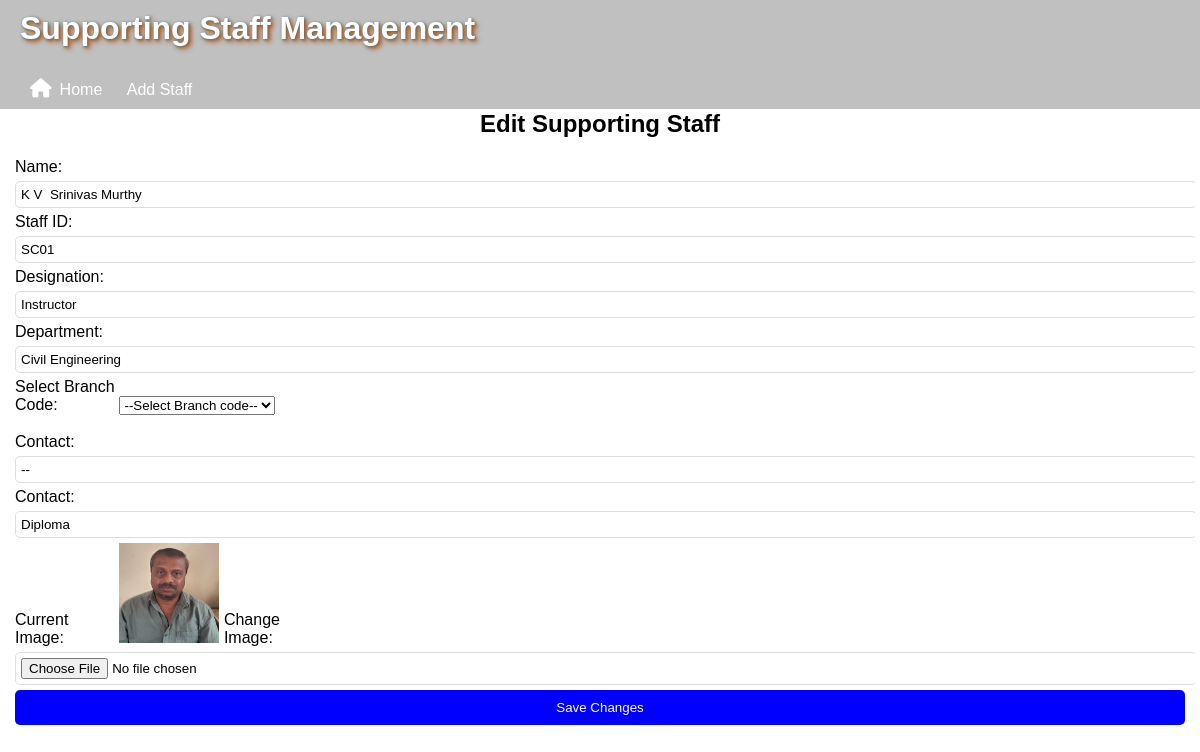
/edit_staff/2?query= (signed in), run on the app's committed database.
### models.py (models this page shows)
class Staff(db.Model):
    __tablename__ = 'staff'
    id = db.Column(db.Integer, primary_key=True)
    staff_name = db.Column(db.String(100), nullable=False)
    staff_id = db.Column(db.String(20), unique=True, nullable=False)
    designation = db.Column(db.String(100), nullable=False)
    department = db.Column(db.String(100), nullable=False)
    contact = db.Column(db.String(15), nullable=False)  # Changed from Integer to String (for consistency)
    qualification = db.Column(db.String(50), nullable=False)
    branch_code = db.Column(db.String(10), db.ForeignKey('branches.branch_code'), nullable=True)  # Fixed FK reference
    image_url = db.Column(db.String(255), nullable=True)

### app.py (the view, shortened to what this page needs)
@app.route("/edit_staff/<int:id>", methods=["GET", "POST"])
@login_required
def edit_staff(id):
    staff = Staff.query.get_or_404(id)
    query = request.args.get('query', '')
    branches = Branch.query.all()
    return render_template("edit_staff.html", staff=staff, branches=branches, query=query)

### app.py (called while the page is built)
@login_manager.user_loader
def load_user(user_id):
    return User.query.get(int(user_id))

### templates/edit_staff.html (shortened to what this page needs)
{% extends "staff.html" %}
{% block content %}
<h2>Edit Supporting Staff</h2>
<form method="POST" action="{{ url_for('edit_staff', id=staff.id, query=request.args.get('query', '')) }}" enctype="multipart/form-data">
  <label for="staff_name">Name:</label>
  <input type="text" id="staff_name" name="staff_name" value="{{ staff.staff_name }}" required><br>
  <label>Staff ID:</label>
  <input type="text" name="staff_id" value="{{ staff.staff_id }}" required>
  <br>
  <label for="designation">Designation:</label>
  <input type="text" id="designation" name="designation" value="{{ staff.designation }}" required><br>
  <label for="department">Department:</label>
  <input type="text" id="department" name="department" value="{{ staff.department }}" required><br>
  <label for="branch_code">Select Branch Code:</label>
  <select id="branch_code" name="branch_code"  required>
    <option value="{{ staff.branch_code }}">--Select Branch code--</option>
  </select><br><br>
  <label for="contact">Contact:</label>
  <input type="text" id="contact" name="contact" value="{{ staff.contact }}" required><br>
  <label for="qualification">Contact:</label>
  <input type="text" id="qualification" name="qualification" value="{{ staff.qualification }}" required><br>
  <label>Current Image:</label>
  {% if staff.image_url %}
  <img src="{{ staff.image_url }}" alt="staff Image" width="100" height="100">
  {% endif %}
  <label for="image">Change Image:</label>
  <input type="file" id="image" name="image" accept="image/*"><br>
  <button type="submit">Save Changes</button>
</form>
{% endblock %}

### static/styles.css (style rules this page uses)
body { font-family: Arial, sans-serif; margin: 5px; padding: 0; height: 100vh; }
h2 { text-align: center; }
input { width: 100%; padding: 10px; margin: 10px 0; border: 1px solid #ddd; border-radius: 5px; }
form label { display: inline-block; width: 100px; }
form input { margin: 5px 0; padding: 5px; }
button { width: 100%; padding: 10px; background-color: #0000ff; color: white; border: none; border-radius:5px; cursor: pointer; }

### data on the page
Staff: staff_name "K V Srinivas Murthy", staff_id "SC01", designation "Instructor", department "Civil Engineering", contact "--", qualification "Diploma", image_url (picture)
